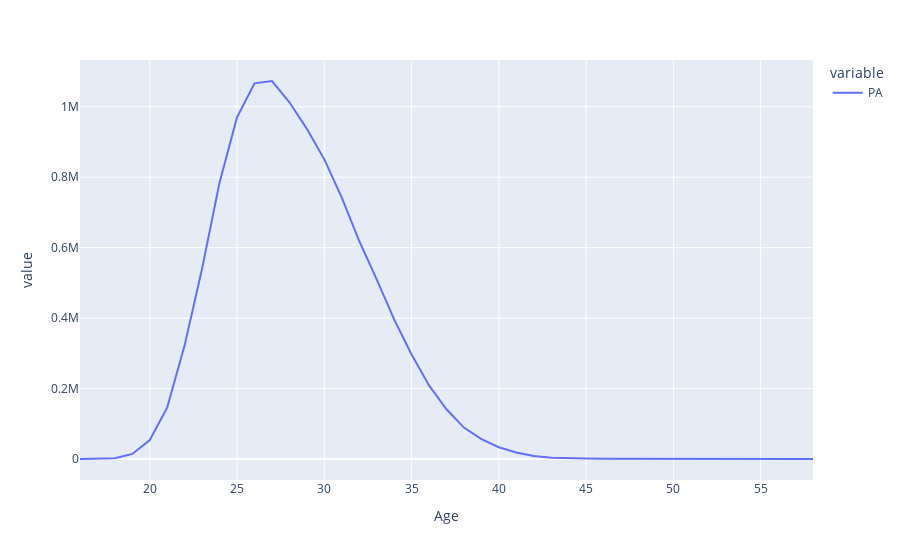

Notebook source saved alongside this figure:
### Markdown cell above
### Age Distribution Curves

The mean age gives us a way to summarize the age of a player pool with a single number, so we can easily see trends over time.  Alternatively, we can get a more detailed view of the distribution of playing time or output by age, looking at a fixed set of years.  For example, here is the age distribution curve for PA for all years since integration:

### Code cell
# Generate an age distribution curve for a chosen stat
def get_age_curve(data, stat):
    stats = data[data[stat]>0][['Age', stat]]
    return stats.groupby(['Age']).sum()

px.line(get_age_curve(batting, 'PA'))

### Figure 1 — Plotly figure (JSON) as saved in the notebook; plotly's stock layout.template omitted (floating-point values rounded to 4 significant figures)
{"data": [{"hovertemplate": "variable=PA<br>Age=%{x}<br>value=%{y}<extra></extra>", "legendgroup": "PA", "line": {"color": "#636efa", "dash": "solid"}, "mode": "lines", "name": "PA", "orientation": "v", "showlegend": true, "type": "scatter", "x": [16, 17, 18, 19, 20, 21, 22, 23, 24, 25, 26, 27, 28, 29, 30, 31, 32, 33, 34, 35, 36, 37, 38, 39, 40, 41, 42, 43, 44, 45, 46, 47, 48, 49, 50, 54, 58], "xaxis": "x", "y": [13, 203, 1948, 14423, 53920, 146555, 323939, 541647, 785454, 970371, 1066473, 1073175, 1012717, 937344, 850544, 742345, 618895, 510226, 396186, 296918, 208855, 141099, 89247, 56337, 33389, 18305, 8771, 3888, 1911, 1088, 401, 227, 110, 19, 8, 2, 1], "yaxis": "y"}], "layout": {"legend": {"title": {"text": "variable"}, "tracegroupgap": 0}, "margin": {"t": 60}, "xaxis": {"anchor": "y", "domain": [0, 1], "title": {"text": "Age"}}, "yaxis": {"anchor": "x", "domain": [0, 1], "title": {"text": "value"}}}}
